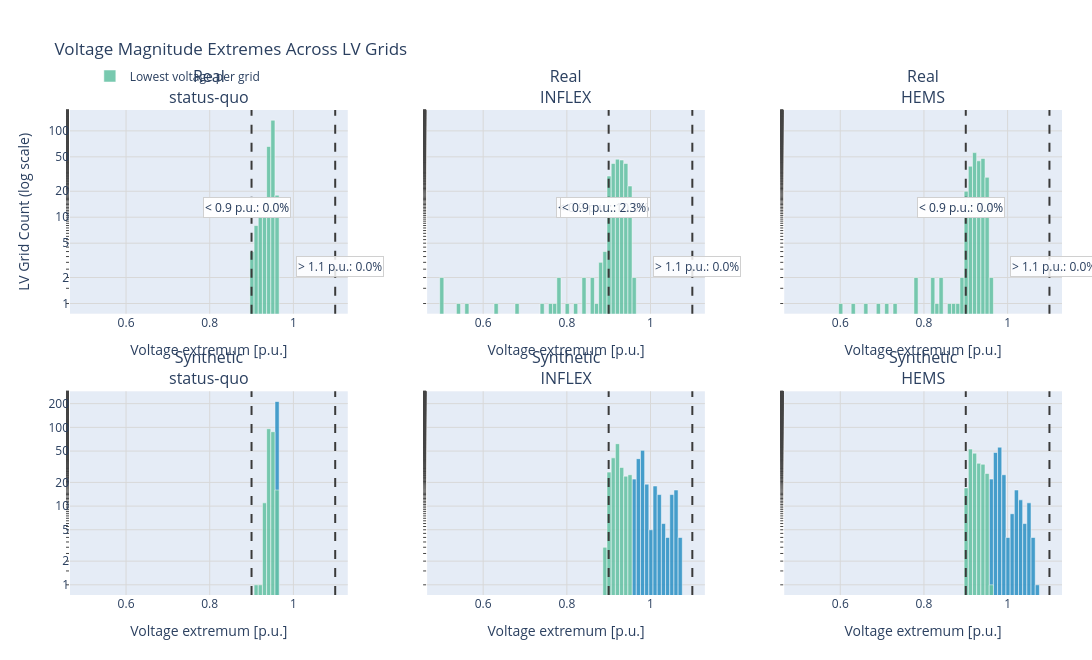

Here is the notebook cell this chart was saved with:
### Markdown cell above
## Voltage extremes

### Code cell
voltage = load_voltage_summaries_for_powerflow_comparison(
    specs_by_source=context["specs_by_source"], excluded_grids=context["excluded_grids"]
)
pooled_voltage = {}
for source, by_case in voltage.items():
    for case, frame in by_case.items():
        pooled_voltage.setdefault(group_network(source), {}).setdefault(case, []).append(frame)
pooled_voltage = {
    network: {case: pd.concat(frames, ignore_index=True) for case, frames in by_case.items()}
    for network, by_case in pooled_voltage.items()
}
plot_voltage_deviation_histogram_comparison(pooled_voltage, lower_limit=0.90, upper_limit=1.10, show=False)

### Figure 1 — Plotly figure (JSON) as saved in the notebook; plotly's stock layout.template omitted (floating-point values rounded to 4 significant figures; data arrays with more than 128 entries replaced by an {"elided": "..."} marker saying what was removed)
{"data": [{"legendgroup": "lowest", "marker": {"color": "#66c2a4", "line": {"color": "white", "width": 0.5}}, "name": "Lowest voltage per grid", "opacity": 0.88, "showlegend": true, "type": "histogram", "x": {"elided": "257 float values"}, "xaxis": "x", "xbins": {"end": 1.13, "size": 0.01, "start": 0.466}, "yaxis": "y"}, {"legendgroup": "lowest", "marker": {"color": "#66c2a4", "line": {"color": "white", "width": 0.5}}, "name": "Lowest voltage per grid", "opacity": 0.88, "showlegend": false, "type": "histogram", "x": {"elided": "257 float values"}, "xaxis": "x2", "xbins": {"end": 1.13, "size": 0.01, "start": 0.466}, "yaxis": "y2"}, {"legendgroup": "lowest", "marker": {"color": "#66c2a4", "line": {"color": "white", "width": 0.5}}, "name": "Lowest voltage per grid", "opacity": 0.88, "showlegend": false, "type": "histogram", "x": {"elided": "257 float values"}, "xaxis": "x3", "xbins": {"end": 1.13, "size": 0.01, "start": 0.466}, "yaxis": "y3"}, {"legendgroup": "highest", "marker": {"color": "#2f92c5", "line": {"color": "white", "width": 0.5}}, "name": "Highest voltage per grid", "opacity": 0.88, "showlegend": false, "type": "histogram", "x": {"elided": "213 float values"}, "xaxis": "x4", "xbins": {"end": 1.13, "size": 0.01, "start": 0.466}, "yaxis": "y4"}, {"legendgroup": "lowest", "marker": {"color": "#66c2a4", "line": {"color": "white", "width": 0.5}}, "name": "Lowest voltage per grid", "opacity": 0.88, "showlegend": false, "type": "histogram", "x": {"elided": "213 float values"}, "xaxis": "x4", "xbins": {"end": 1.13, "size": 0.01, "start": 0.466}, "yaxis": "y4"}, {"legendgroup": "highest", "marker": {"color": "#2f92c5", "line": {"color": "white", "width": 0.5}}, "name": "Highest voltage per grid", "opacity": 0.88, "showlegend": false, "type": "histogram", "x": {"elided": "213 float values"}, "xaxis": "x5", "xbins": {"end": 1.13, "size": 0.01, "start": 0.466}, "yaxis": "y5"}, {"legendgroup": "lowest", "marker": {"color": "#66c2a4", "line": {"color": "white", "width": 0.5}}, "name": "Lowest voltage per grid", "opacity": 0.88, "showlegend": false, "type": "histogram", "x": {"elided": "213 float values"}, "xaxis": "x5", "xbins": {"end": 1.13, "size": 0.01, "start": 0.466}, "yaxis": "y5"}, {"legendgroup": "highest", "marker": {"color": "#2f92c5", "line": {"color": "white", "width": 0.5}}, "name": "Highest voltage per grid", "opacity": 0.88, "showlegend": false, "type": "histogram", "x": {"elided": "213 float values"}, "xaxis": "x6", "xbins": {"end": 1.13, "size": 0.01, "start": 0.466}, "yaxis": "y6"}, {"legendgroup": "lowest", "marker": {"color": "#66c2a4", "line": {"color": "white", "width": 0.5}}, "name": "Lowest voltage per grid", "opacity": 0.88, "showlegend": false, "type": "histogram", "x": {"elided": "213 float values"}, "xaxis": "x6", "xbins": {"end": 1.13, "size": 0.01, "start": 0.466}, "yaxis": "y6"}], "layout": {"annotations": [{"font": {"size": 16}, "showarrow": false, "text": "Real<br>status-quo", "x": 0.14, "xanchor": "center", "xref": "paper", "y": 1.0, "yanchor": "bottom", "yref": "paper"}, {"font": {"size": 16}, "showarrow": false, "text": "Real<br>INFLEX", "x": 0.5, "xanchor": "center", "xref": "paper", "y": 1.0, "yanchor": "bottom", "yref": "paper"}, {"font": {"size": 16}, "showarrow": false, "text": "Real<br>HEMS", "x": 0.86, "xanchor": "center", "xref": "paper", "y": 1.0, "yanchor": "bottom", "yref": "paper"}, {"font": {"size": 16}, "showarrow": false, "text": "Synthetic<br>status-quo", "x": 0.14, "xanchor": "center", "xref": "paper", "y": 0.42, "yanchor": "bottom", "yref": "paper"}, {"font": {"size": 16}, "showarrow": false, "text": "Synthetic<br>INFLEX", "x": 0.5, "xanchor": "center", "xref": "paper", "y": 0.42, "yanchor": "bottom", "yref": "paper"}, {"font": {"size": 16}, "showarrow": false, "text": "Synthetic<br>HEMS", "x": 0.86, "xanchor": "center", "xref": "paper", "y": 0.42, "yanchor": "bottom", "yref": "paper"}, {"bgcolor": "rgba(255,255,255,0.85)", "bordercolor": "#d0d0d0", "borderwidth": 1, "showarrow": false, "text": "< 0.9 p.u.: 0.0%", "x": 0.888, "xref": "x", "y": 0.82, "yref": "paper"}, {"bgcolor": "rgba(255,255,255,0.85)", "bordercolor": "#d0d0d0", "borderwidth": 1, "showarrow": false, "text": "< 0.9 p.u.: 10.9%", "x": 0.888, "xref": "x2", "y": 0.82, "yref": "paper"}, {"bgcolor": "rgba(255,255,255,0.85)", "bordercolor": "#d0d0d0", "borderwidth": 1, "showarrow": false, "text": "< 0.9 p.u.: 7.4%", "x": 0.888, "xref": "x3", "y": 0.82, "yref": "paper"}, {"bgcolor": "rgba(255,255,255,0.85)", "bordercolor": "#d0d0d0", "borderwidth": 1, "showarrow": false, "text": "> 1.1 p.u.: 0.0%", "x": 1.112, "xref": "x4", "y": 0.7, "yref": "paper"}, {"bgcolor": "rgba(255,255,255,0.85)", "bordercolor": "#d0d0d0", "borderwidth": 1, "showarrow": false, "text": "< 0.9 p.u.: 0.0%", "x": 0.888, "xref": "x4", "y": 0.82, "yref": "paper"}, {"bgcolor": "rgba(255,255,255,0.85)", "bordercolor": "#d0d0d0", "borderwidth": 1, "showarrow": false, "text": "> 1.1 p.u.: 0.0%", "x": 1.112, "xref": "x5", "y": 0.7, "yref": "paper"}, {"bgcolor": "rgba(255,255,255,0.85)", "bordercolor": "#d0d0d0", "borderwidth": 1, "showarrow": false, "text": "< 0.9 p.u.: 2.3%", "x": 0.888, "xref": "x5", "y": 0.82, "yref": "paper"}, {"bgcolor": "rgba(255,255,255,0.85)", "bordercolor": "#d0d0d0", "borderwidth": 1, "showarrow": false, "text": "> 1.1 p.u.: 0.0%", "x": 1.112, "xref": "x6", "y": 0.7, "yref": "paper"}, {"bgcolor": "rgba(255,255,255,0.85)", "bordercolor": "#d0d0d0", "borderwidth": 1, "showarrow": false, "text": "< 0.9 p.u.: 0.0%", "x": 0.888, "xref": "x6", "y": 0.82, "yref": "paper"}], "barmode": "overlay", "height": 660, "legend": {"orientation": "h", "x": 0.02, "y": 1.1}, "margin": {"b": 65, "l": 70, "r": 30, "t": 110}, "shapes": [{"line": {"color": "#3a3a3a", "dash": "dash", "width": 2}, "type": "line", "x0": 0.9, "x1": 0.9, "xref": "x", "y0": 0, "y1": 1, "yref": "y domain"}, {"line": {"color": "#3a3a3a", "dash": "dash", "width": 2}, "type": "line", "x0": 1.1, "x1": 1.1, "xref": "x", "y0": 0, "y1": 1, "yref": "y domain"}, {"line": {"color": "#3a3a3a", "dash": "dash", "width": 2}, "type": "line", "x0": 0.9, "x1": 0.9, "xref": "x2", "y0": 0, "y1": 1, "yref": "y2 domain"}, {"line": {"color": "#3a3a3a", "dash": "dash", "width": 2}, "type": "line", "x0": 1.1, "x1": 1.1, "xref": "x2", "y0": 0, "y1": 1, "yref": "y2 domain"}, {"line": {"color": "#3a3a3a", "dash": "dash", "width": 2}, "type": "line", "x0": 0.9, "x1": 0.9, "xref": "x3", "y0": 0, "y1": 1, "yref": "y3 domain"}, {"line": {"color": "#3a3a3a", "dash": "dash", "width": 2}, "type": "line", "x0": 1.1, "x1": 1.1, "xref": "x3", "y0": 0, "y1": 1, "yref": "y3 domain"}, {"line": {"color": "#3a3a3a", "dash": "dash", "width": 2}, "type": "line", "x0": 0.9, "x1": 0.9, "xref": "x4", "y0": 0, "y1": 1, "yref": "y4 domain"}, {"line": {"color": "#3a3a3a", "dash": "dash", "width": 2}, "type": "line", "x0": 1.1, "x1": 1.1, "xref": "x4", "y0": 0, "y1": 1, "yref": "y4 domain"}, {"line": {"color": "#3a3a3a", "dash": "dash", "width": 2}, "type": "line", "x0": 0.9, "x1": 0.9, "xref": "x5", "y0": 0, "y1": 1, "yref": "y5 domain"}, {"line": {"color": "#3a3a3a", "dash": "dash", "width": 2}, "type": "line", "x0": 1.1, "x1": 1.1, "xref": "x5", "y0": 0, "y1": 1, "yref": "y5 domain"}, {"line": {"color": "#3a3a3a", "dash": "dash", "width": 2}, "type": "line", "x0": 0.9, "x1": 0.9, "xref": "x6", "y0": 0, "y1": 1, "yref": "y6 domain"}, {"line": {"color": "#3a3a3a", "dash": "dash", "width": 2}, "type": "line", "x0": 1.1, "x1": 1.1, "xref": "x6", "y0": 0, "y1": 1, "yref": "y6 domain"}], "title": {"text": "Voltage Magnitude Extremes Across LV Grids"}, "width": 1365, "xaxis": {"anchor": "y", "domain": [0.0, 0.28], "gridcolor": "#d8d8d8", "range": [0.466, 1.13], "showgrid": true, "title": {"text": "Voltage extremum [p.u.]"}}, "xaxis2": {"anchor": "y2", "domain": [0.36, 0.64], "gridcolor": "#d8d8d8", "range": [0.466, 1.13], "showgrid": true, "title": {"text": "Voltage extremum [p.u.]"}}, "xaxis3": {"anchor": "y3", "domain": [0.72, 1.0], "gridcolor": "#d8d8d8", "range": [0.466, 1.13], "showgrid": true, "title": {"text": "Voltage extremum [p.u.]"}}, "xaxis4": {"anchor": "y4", "domain": [0.0, 0.28], "gridcolor": "#d8d8d8", "range": [0.466, 1.13], "showgrid": true, "title": {"text": "Voltage extremum [p.u.]"}}, "xaxis5": {"anchor": "y5", "domain": [0.36, 0.64], "gridcolor": "#d8d8d8", "range": [0.466, 1.13], "showgrid": true, "title": {"text": "Voltage extremum [p.u.]"}}, "xaxis6": {"anchor": "y6", "domain": [0.72, 1.0], "gridcolor": "#d8d8d8", "range": [0.466, 1.13], "showgrid": true, "title": {"text": "Voltage extremum [p.u.]"}}, "yaxis": {"anchor": "x", "domain": [0.58, 1.0], "gridcolor": "#d8d8d8", "minor": {"ticks": "outside"}, "rangemode": "tozero", "showgrid": true, "tickmode": "array", "ticktext": ["1", "2", "5", "10", "20", "50", "100", "200", "500", "1,000"], "tickvals": [1, 2, 5, 10, 20, 50, 100, 200, 500, 1000], "title": {"text": "LV Grid Count (log scale)"}, "type": "log"}, "yaxis2": {"anchor": "x2", "domain": [0.58, 1.0], "gridcolor": "#d8d8d8", "matches": "y", "minor": {"ticks": "outside"}, "rangemode": "tozero", "showgrid": true, "showticklabels": false, "tickmode": "array", "ticktext": ["1", "2", "5", "10", "20", "50", "100", "200", "500", "1,000"], "tickvals": [1, 2, 5, 10, 20, 50, 100, 200, 500, 1000], "type": "log"}, "yaxis3": {"anchor": "x3", "domain": [0.58, 1.0], "gridcolor": "#d8d8d8", "matches": "y", "minor": {"ticks": "outside"}, "rangemode": "tozero", "showgrid": true, "showticklabels": false, "tickmode": "array", "ticktext": ["1", "2", "5", "10", "20", "50", "100", "200", "500", "1,000"], "tickvals": [1, 2, 5, 10, 20, 50, 100, 200, 500, 1000], "type": "log"}, "yaxis4": {"anchor": "x4", "domain": [0.0, 0.42], "gridcolor": "#d8d8d8", "minor": {"ticks": "outside"}, "rangemode": "tozero", "showgrid": true, "tickmode": "array", "ticktext": ["1", "2", "5", "10", "20", "50", "100", "200", "500", "1,000"], "tickvals": [1, 2, 5, 10, 20, 50, 100, 200, 500, 1000], "type": "log"}, "yaxis5": {"anchor": "x5", "domain": [0.0, 0.42], "gridcolor": "#d8d8d8", "matches": "y4", "minor": {"ticks": "outside"}, "rangemode": "tozero", "showgrid": true, "showticklabels": false, "tickmode": "array", "ticktext": ["1", "2", "5", "10", "20", "50", "100", "200", "500", "1,000"], "tickvals": [1, 2, 5, 10, 20, 50, 100, 200, 500, 1000], "type": "log"}, "yaxis6": {"anchor": "x6", "domain": [0.0, 0.42], "gridcolor": "#d8d8d8", "matches": "y4", "minor": {"ticks": "outside"}, "rangemode": "tozero", "showgrid": true, "showticklabels": false, "tickmode": "array", "ticktext": ["1", "2", "5", "10", "20", "50", "100", "200", "500", "1,000"], "tickvals": [1, 2, 5, 10, 20, 50, 100, 200, 500, 1000], "type": "log"}}}
